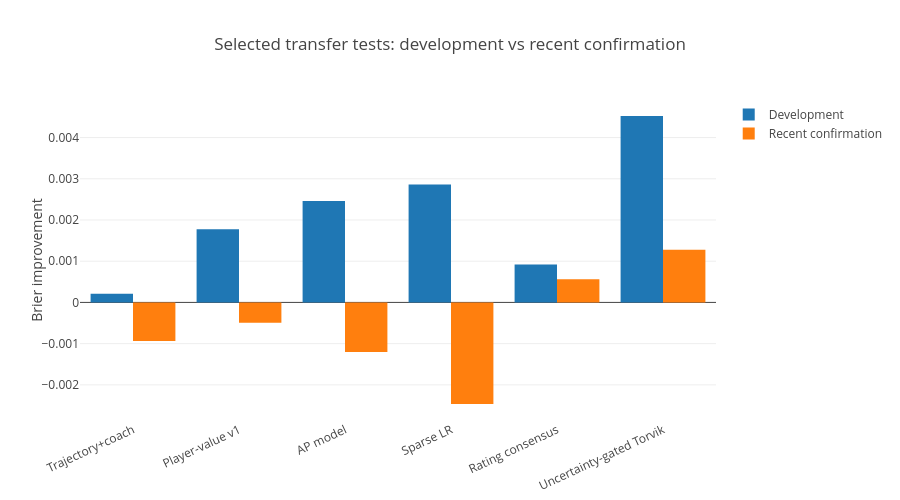

Notebook source saved alongside this figure:
### Code cell
selected = exp[exp['milestone'].isin([
    'Owned preseason trajectory plus coach history','Owned player-value availability v1','AP first-place style correction v12','Sparse pruned LR residual v15','Robust rating consensus v16','Uncertainty gated Torvik v18'
])].copy()
fig = go.Figure()
fig.add_trace(go.Bar(name='Development', x=selected.milestone, y=selected.development_gain))
fig.add_trace(go.Bar(name='Recent confirmation', x=selected.milestone, y=selected.recent_confirmation_gain))
fig.update_layout(title='Selected transfer tests: development vs recent confirmation', barmode='group', yaxis_title='Brier improvement', height=500, xaxis_tickangle=-25)
fig.show()

### Figure 1 — Plotly figure (JSON) as saved in the notebook; plotly's stock layout.template omitted (floating-point values rounded to 4 significant figures)
{"data": [{"type": "bar", "name": "Development", "x": ["Trajectory+coach", "Player-value v1", "AP model", "Sparse LR", "Rating consensus", "Uncertainty-gated Torvik"], "y": [0.00021, 0.001777, 0.00246, 0.00286, 0.0009181, 0.004523]}, {"type": "bar", "name": "Recent confirmation", "x": ["Trajectory+coach", "Player-value v1", "AP model", "Sparse LR", "Rating consensus", "Uncertainty-gated Torvik"], "y": [-0.0009346, -0.0004962, -0.0012, -0.002465, 0.0005615, 0.001276]}], "layout": {"title": {"text": "Selected transfer tests: development vs recent confirmation"}, "barmode": "group", "height": 500, "yaxis": {"title": {"text": "Brier improvement"}}, "xaxis": {"tickangle": -25}}}
